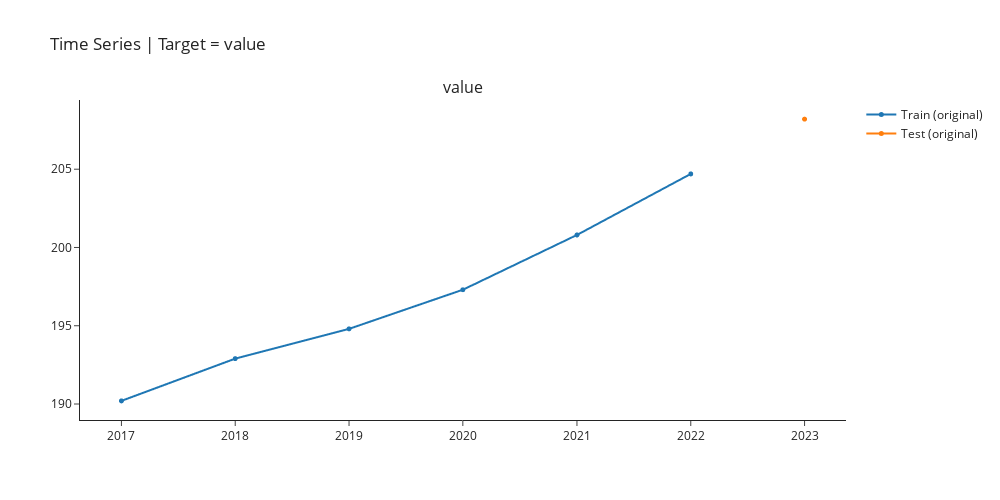

Notebook code for this chart:
### Markdown cell above
## Checking Train-Test Split

### Code cell
exp.plot_model(plot="train_test_split",fig_kwargs = {"height":500,"width":1000,"template": "simple_white","hoverinfo":"none","big_data_threshold":10})

### Figure 1 — Plotly figure (JSON) as saved in the notebook; plotly's stock layout.template omitted (floating-point values rounded to 4 significant figures)
{"data": [{"hoverinfo": "none", "line": {"width": 2}, "marker": {"size": 5}, "mode": "lines+markers", "name": "Train (original)", "type": "scattergl", "x": ["2017-01-01T00:00:00", "2018-01-01T00:00:00", "2019-01-01T00:00:00", "2020-01-01T00:00:00", "2021-01-01T00:00:00", "2022-01-01T00:00:00", "2023-01-01T00:00:00"], "xaxis": "x", "y": [190.2, 192.9, 194.8, 197.3, 200.8, 204.7, null], "yaxis": "y"}, {"hoverinfo": "none", "line": {"width": 2}, "marker": {"size": 5}, "mode": "lines+markers", "name": "Test (original)", "type": "scattergl", "x": ["2017-01-01T00:00:00", "2018-01-01T00:00:00", "2019-01-01T00:00:00", "2020-01-01T00:00:00", "2021-01-01T00:00:00", "2022-01-01T00:00:00", "2023-01-01T00:00:00"], "xaxis": "x", "y": [null, null, null, null, null, null, 208.2], "yaxis": "y"}], "layout": {"annotations": [{"font": {"size": 16}, "showarrow": false, "text": "value", "x": 0.5, "xanchor": "center", "xref": "paper", "y": 1, "yanchor": "bottom", "yref": "paper"}], "autosize": false, "height": 500, "showlegend": true, "title": {"text": "Time Series | Target = value"}, "width": 1000, "xaxis": {"anchor": "y", "domain": [0, 1]}, "yaxis": {"anchor": "x", "domain": [0, 1]}}}
